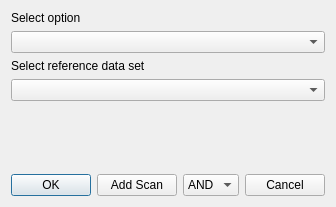
<?xml version="1.0" encoding="UTF-8"?>
<ui version="4.0">
 <class>RefWin</class>
 <widget class="QDialog" name="RefWin">
  <property name="geometry">
   <rect>
    <x>0</x>
    <y>0</y>
    <width>332</width>
    <height>207</height>
   </rect>
  </property>
  <property name="windowTitle">
   <string>Select options</string>
  </property>
  <layout class="QVBoxLayout" name="verticalLayout_2">
   <item>
    <layout class="QVBoxLayout" name="verticalLayout">
     <item>
      <layout class="QVBoxLayout" name="comboLayout">
       <item>
        <widget class="QLabel" name="FuncselLabel">
         <property name="text">
          <string>Select option</string>
         </property>
         <property name="wordWrap">
          <bool>false</bool>
         </property>
        </widget>
       </item>
       <item>
        <widget class="QComboBox" name="FuncSel"/>
       </item>
       <item>
        <widget class="QLabel" name="SelectorLabel">
         <property name="text">
          <string>Select reference data set</string>
         </property>
         <property name="wordWrap">
          <bool>false</bool>
         </property>
        </widget>
       </item>
       <item>
        <widget class="QComboBox" name="DatSel"/>
       </item>
      </layout>
     </item>
     <item>
      <spacer name="spacer13">
       <property name="orientation">
        <enum>Qt::Vertical</enum>
       </property>
       <property name="sizeType">
        <enum>QSizePolicy::Expanding</enum>
       </property>
       <property name="sizeHint" stdset="0">
        <size>
         <width>13</width>
         <height>16</height>
        </size>
       </property>
      </spacer>
     </item>
     <item>
      <layout class="QHBoxLayout">
       <item>
        <widget class="QPushButton" name="OKButt">
         <property name="text">
          <string>OK</string>
         </property>
        </widget>
       </item>
       <item>
        <spacer name="horizontalSpacer">
         <property name="orientation">
          <enum>Qt::Horizontal</enum>
         </property>
         <property name="sizeHint" stdset="0">
          <size>
           <width>40</width>
           <height>20</height>
          </size>
         </property>
        </spacer>
       </item>
       <item>
        <widget class="QPushButton" name="nextButton">
         <property name="text">
          <string>Add Scan</string>
         </property>
        </widget>
       </item>
       <item>
        <widget class="QComboBox" name="logicComboBox">
         <item>
          <property name="text">
           <string>AND</string>
          </property>
         </item>
         <item>
          <property name="text">
           <string>OR</string>
          </property>
         </item>
        </widget>
       </item>
       <item>
        <spacer name="horizontalSpacer_2">
         <property name="orientation">
          <enum>Qt::Horizontal</enum>
         </property>
         <property name="sizeHint" stdset="0">
          <size>
           <width>40</width>
           <height>20</height>
          </size>
         </property>
        </spacer>
       </item>
       <item>
        <widget class="QPushButton" name="CancButt">
         <property name="text">
          <string>Cancel</string>
         </property>
        </widget>
       </item>
      </layout>
     </item>
    </layout>
   </item>
  </layout>
 </widget>
 <layoutdefault spacing="6" margin="11"/>
 <pixmapfunction>qPixmapFromMimeSource</pixmapfunction>
 <tabstops>
  <tabstop>OKButt</tabstop>
  <tabstop>CancButt</tabstop>
  <tabstop>DatSel</tabstop>
  <tabstop>FuncSel</tabstop>
 </tabstops>
 <resources/>
 <connections/>
</ui>
